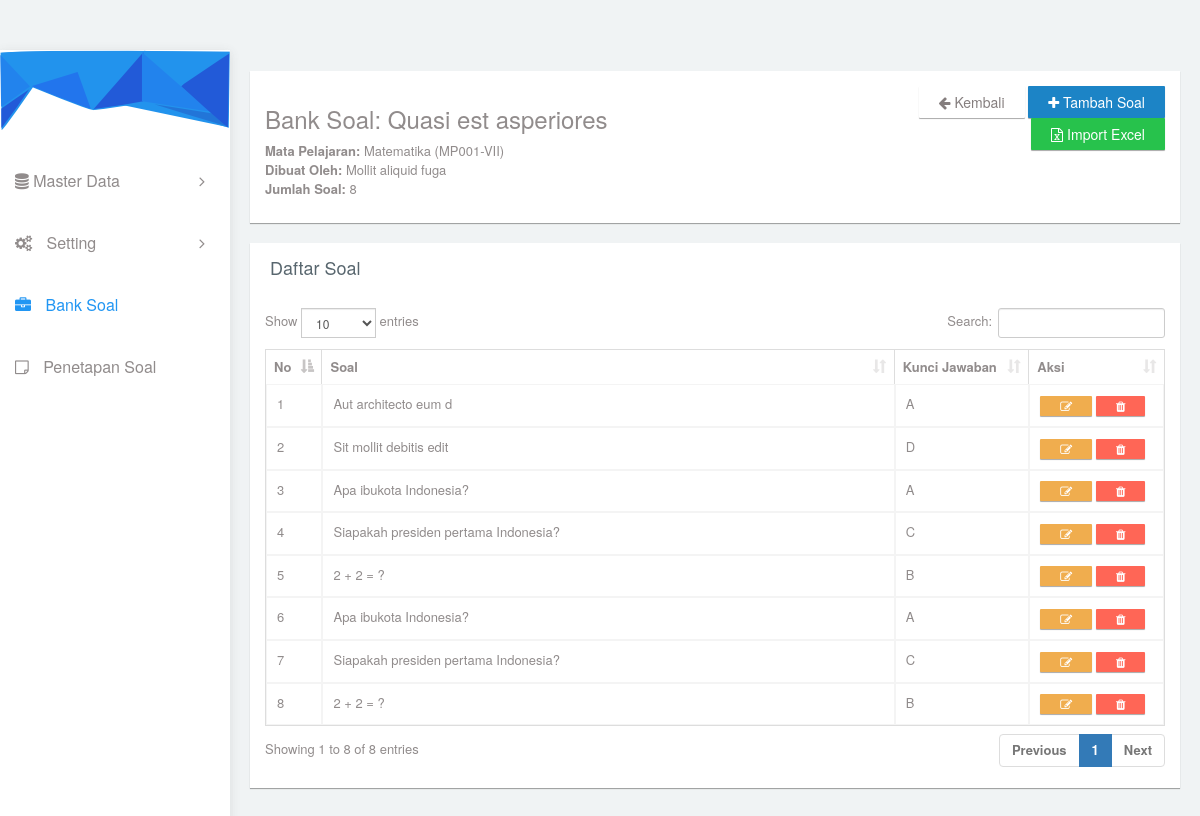
Screenshot of /banksoal/soalkuncijawaban/5 with the database file from the repository.
### tables this page shows
CREATE TABLE IF NOT EXISTS `tb_banksoal` (
  `id` int NOT NULL AUTO_INCREMENT,
  `keterangan` varchar(255) NOT NULL,
  `matapelajaran_id` int NOT NULL,
  `pegawai_id` int NOT NULL,
  `created_at` timestamp NOT NULL DEFAULT CURRENT_TIMESTAMP,
  `updated_at` timestamp NOT NULL DEFAULT CURRENT_TIMESTAMP ON UPDATE CURRENT_TIMESTAMP,
  PRIMARY KEY (`id`),
  KEY `matapelajaran_id` (`matapelajaran_id`),
  KEY `pegawai_id` (`pegawai_id`),
  CONSTRAINT `tb_banksoal_ibfk_1` FOREIGN KEY (`matapelajaran_id`) REFERENCES `tb_matapelajaran` (`id`),
  CONSTRAINT `tb_banksoal_ibfk_2` FOREIGN KEY (`pegawai_id`) REFERENCES `tb_pegawai` (`id`)
);

CREATE TABLE IF NOT EXISTS `tb_matapelajaran` (
  `id` int NOT NULL AUTO_INCREMENT,
  `kode_matapelajaran` varchar(20) NOT NULL,
  `nama_matapelajaran` varchar(100) NOT NULL,
  `keterangan` text,
  PRIMARY KEY (`id`)
);

CREATE TABLE IF NOT EXISTS `tb_pegawai` (
  `id` int NOT NULL AUTO_INCREMENT,
  `nama` varchar(100) NOT NULL,
  `tempat_lahir` varchar(100) NOT NULL,
  `tanggal_lahir` date NOT NULL,
  `jenis_kelamin` enum('L','P') NOT NULL,
  `alamat` text NOT NULL,
  `no_telepon` varchar(20) DEFAULT NULL,
  `email` varchar(100) NOT NULL,
  `password` varchar(255) NOT NULL,
  `role` enum('admin','operator','guru','kepala sekolah') NOT NULL,
  `created_at` timestamp NULL DEFAULT CURRENT_TIMESTAMP,
  `updated_at` timestamp NULL DEFAULT CURRENT_TIMESTAMP ON UPDATE CURRENT_TIMESTAMP,
  PRIMARY KEY (`id`),
  UNIQUE KEY `email` (`email`)
);

CREATE TABLE IF NOT EXISTS `tb_soal` (
  `id` int NOT NULL AUTO_INCREMENT,
  `banksoal_id` int NOT NULL,
  `soal` text NOT NULL,
  `pilihan_a` text NOT NULL,
  `pilihan_b` text NOT NULL,
  `pilihan_c` text NOT NULL,
  `pilihan_d` text NOT NULL,
  `kunci_jawaban` enum('A','B','C','D') NOT NULL,
  `created_at` timestamp NOT NULL DEFAULT CURRENT_TIMESTAMP,
  `updated_at` timestamp NOT NULL DEFAULT CURRENT_TIMESTAMP ON UPDATE CURRENT_TIMESTAMP,
  PRIMARY KEY (`id`),
  KEY `banksoal_id` (`banksoal_id`),
  CONSTRAINT `tb_soal_ibfk_1` FOREIGN KEY (`banksoal_id`) REFERENCES `tb_banksoal` (`id`) ON DELETE CASCADE ON UPDATE CASCADE
);

### application/views/template_miminium/wrapper.php (called while the page is built, shortened)
<?php
    include 'header.php';
    include 'sidebar.php';
	include 'content.php';
	include 'footer.php';
?>

### application/controllers/Banksoal.php (called while the page is built, shortened)
<?php
class Banksoal extends CI_Controller {
	public function __construct() {
		$this->load->database();
		$this->load->library('form_validation');
		$this->load->library('session');
	}
	public function soalkuncijawaban($banksoal_id){
		$this->db->select('tb_banksoal.*, tb_matapelajaran.kode_matapelajaran, tb_matapelajaran.nama_matapelajaran, tb_pegawai.nama as nama_pegawai');
		$this->db->from('tb_banksoal');
		$this->db->join('tb_matapelajaran', 'tb_matapelajaran.id = tb_banksoal.matapelajaran_id');
		$this->db->join('tb_pegawai', 'tb_pegawai.id = tb_banksoal.pegawai_id');
		$this->db->where('tb_banksoal.id', $banksoal_id);
		$banksoal = $this->db->get()->row();
		$soal = $this->db->get_where('tb_soal', ['banksoal_id' => $banksoal_id])->result();
		$data = array(
			'page' => 'banksoal/soalkuncijawaban',
			'script' => 'banksoal/soalkuncijawaban_script',
			'link' => 'banksoal',
			'banksoal' => $banksoal,
			'soal' => $soal
		);
		$this->load->view('template_miminium/wrapper', $data);
	}
}

### index.php (called while the page is built, shortened)
<?php
require_once BASEPATH.'core/CodeIgniter.php';

### application/views/template_miminium/content.php (called while the page is built)
<?php
    $this->load->view($page);
?>

### application/views/banksoal/soalkuncijawaban.php (the view, shortened to what this page needs)
<div id="content">
    <div class="col-md-12" style="padding:20px;">
        <div class="panel">
            <div class="panel-body">
                <div class="row">
                    <div class="col-md-8">
                        <h3>Bank Soal: <?= htmlspecialchars($banksoal->keterangan) ?></h3>
                        <p>
                            <strong>Mata Pelajaran:</strong> <?= htmlspecialchars($banksoal->nama_matapelajaran) ?> (<?= htmlspecialchars($banksoal->kode_matapelajaran) ?>)<br>
                            <strong>Dibuat Oleh:</strong> <?= htmlspecialchars($banksoal->nama_pegawai) ?><br>
                            <strong>Jumlah Soal:</strong> <?= count($soal) ?>
                        </p>
                    </div>
                    <div class="col-md-4 text-right">
                        <a href="<?= site_url('banksoal') ?>" class="btn btn-default">
                            <i class="fa fa-arrow-left"></i> Kembali
                        </a>
                        <a href="#" class="btn btn-primary" data-toggle="modal" data-target="#modalTambahSoal">
                            <i class="fa fa-plus"></i> Tambah Soal
                        </a>
                        <a href="#" class="btn btn-success" data-toggle="modal" data-target="#modalImportSoal">
                            <i class="fa fa-file-excel-o"></i> Import Excel
                        </a>
                    </div>
                </div>
            </div>
        </div>
        <div class="panel">
            <div class="panel-heading bg-white border-none">
                <h4>Daftar Soal</h4>
            </div>
            <div class="panel-body">
                <table class="table table-bordered dt-table">
                    <thead>
                        <tr>
                            <th width="5%">No</th>
                            <th>Soal</th>
                            <th width="15%">Kunci Jawaban</th>
                            <th width="15%">Aksi</th>
                        </tr>
                    </thead>
                    <tbody>
                        <?php $no = 1; ?>
                        <?php foreach ($soal as $s): ?>
                        <tr>
                            <td><?= $no++ ?></td>
                            <td><?= $s->soal ?></td>
                            <td><?= htmlspecialchars($s->kunci_jawaban) ?></td>
                            <td>
                                <a href="#" class="btn btn-xs btn-warning btn-edit-soal" data-id="<?= $s->id ?>">
                                    <i class="fa fa-edit"></i>
                                </a>
                                <a href="<?= site_url('banksoal/delete_soal/'.$s->id) ?>" class="btn btn-xs btn-danger btn-delete-soal">
                                    <i class="fa fa-trash"></i>
                                </a>
                            </td>
                        </tr>
                        <?php endforeach; ?>
                    </tbody>
                </table>
            </div>
        </div>
    </div>
</div>

### application/views/template_miminium/header.php (shortened to what this page needs)
<!DOCTYPE html>
<html lang="en">
<head>
    <link rel="stylesheet" type="text/css" href="<?=base_url()?>assets_miminium/css/bootstrap.min.css">
      <link rel="stylesheet" type="text/css" href="<?=base_url()?>assets_miminium/css/plugins/font-awesome.min.css"/>
      <link rel="stylesheet" type="text/css" href="<?=base_url()?>assets_miminium/css/plugins/simple-line-icons.css"/>
      <link rel="stylesheet" type="text/css" href="<?=base_url()?>assets_miminium/css/plugins/animate.min.css"/>
      <link rel="stylesheet" type="text/css" href="<?=base_url()?>assets_miminium/css/plugins/fullcalendar.min.css"/>
      <link rel="stylesheet" type="text/css" href="<?=base_url()?>assets_miminium/css/plugins/datatables.bootstrap.min.css"/>
      <link rel="stylesheet" href="<?=base_url()?>assets_miminium/css/plugins/select2.min.css">
	<link href="<?=base_url()?>assets_miminium/css/style.css" rel="stylesheet">
	<link rel="stylesheet" href="https://cdn.jsdelivr.net/npm/sweetalert2@11/dist/sweetalert2.min.css">
  </head>

### application/views/template_miminium/sidebar.php (shortened to what this page needs)
<div class="container-fluid mimin-wrapper">
      <div id="left-menu">
        <div class="sub-left-menu scroll">
          <ul class="nav nav-list">
              <li><div class="left-bg"></div></li>
              <li class="<?php if(isset($link) && ($link=='Admin/Pegawai/Index' || $link=='Admin/Kelas/Index' || $link=='Admin/Siswa/Index' || $link=='Admin/Tahunakademik/Index' || $link=='Admin/Ruangan/Index' || $link=='Admin/Matapelajaran/Index')){?> active <?php }?> ripple">
                <a class="tree-toggle nav-header"><i class="fa fa-database" aria-hidden="true"></i> Master Data
                  <span class="<?php if($link=='Admin/Pegawai/Index' || $link=='Admin/Kelas/Index' || $link=='Admin/Siswa/Index' || $link=='Admin/Tahunakademik/Index' || $link=='Admin/Ruangan/Index' || $link=='Admin/Matapelajaran/Index'){?> fa-angle-down <?php }else{?> fa-angle-right <?php }?> fa right-arrow text-right"></span>
                </a>
              </li>
              <li class="<?php if(isset($link) && ($link=='Admin/Kelassiswa/Index' || $link=='Admin/Kelasrombel/Index' || $link=='Admin/Gurumatapelajaran/Index' || $link =='Admin/Jadwalujian')){ ?> active <?php } ?> ripple">
                <a class="tree-toggle nav-header"><span class="fa-cogs fa"></span> Setting
                  <span class="<?php if(isset($link) && ($link=='Admin/Kelassiswa/Index' || $link=='Admin/Kelasrombel/Index' || $link=='Admin/Gurumatapelajaran/Index' || $link =='Admin/Jadwalujian')){ ?> fa-angle-down <?php }else{ ?> fa-angle-right <?php }?> fa right-arrow text-right"></span>
                </a>
              </li>
              <li class="ripple"><a href="<?=base_url()?>banksoal" style="color:<?php if($link=='banksoal'){?> #2196F3 <?php }?>;"><span class="fa fa-briefcase"></span> Bank Soal</a></li>
              <li class="ripple"><a href="<?=base_url()?>admin/assignsoal" style="color:<?php if($link=='Admin/Assignsoal'){?> #2196F3 <?php }?>;"><span class="fa fa-sticky-note-o"></span> Penetapan Soal</a></li>
            </ul>
          </div>
      </div>

### application/views/template_miminium/footer.php (shortened to what this page needs)
      </div>
  </body>
</html>

### rows the page displays
tb_banksoal: keterangan "Quasi est asperiores", matapelajaran.nama_matapelajaran "Matematika", matapelajaran.kode_matapelajaran "MP001-VII", pegawai.nama "Mollit aliquid fuga"
tb_soal: soal "Aut architecto eum d", kunci_jawaban "A"
tb_soal: soal "Sit mollit debitis edit", kunci_jawaban "D"
tb_soal: soal "Apa ibukota Indonesia?", kunci_jawaban "A"
tb_soal: soal "Siapakah presiden pertama Indonesia?", kunci_jawaban "C"
tb_soal: soal "2 + 2 = ?", kunci_jawaban "B"
tb_soal: soal "Apa ibukota Indonesia?", kunci_jawaban "A"
tb_soal: soal "Siapakah presiden pertama Indonesia?", kunci_jawaban "C"
tb_soal: soal "2 + 2 = ?", kunci_jawaban "B"

### other values shown
count($soal) "8"
